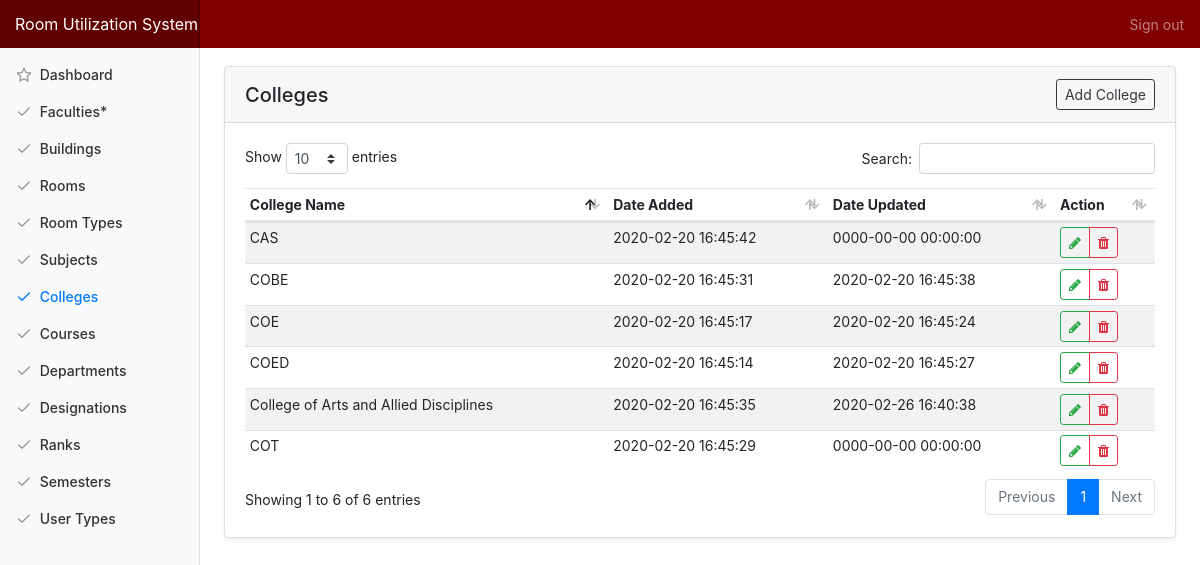
The page /index.php/admin/college on the database as committed earlier.
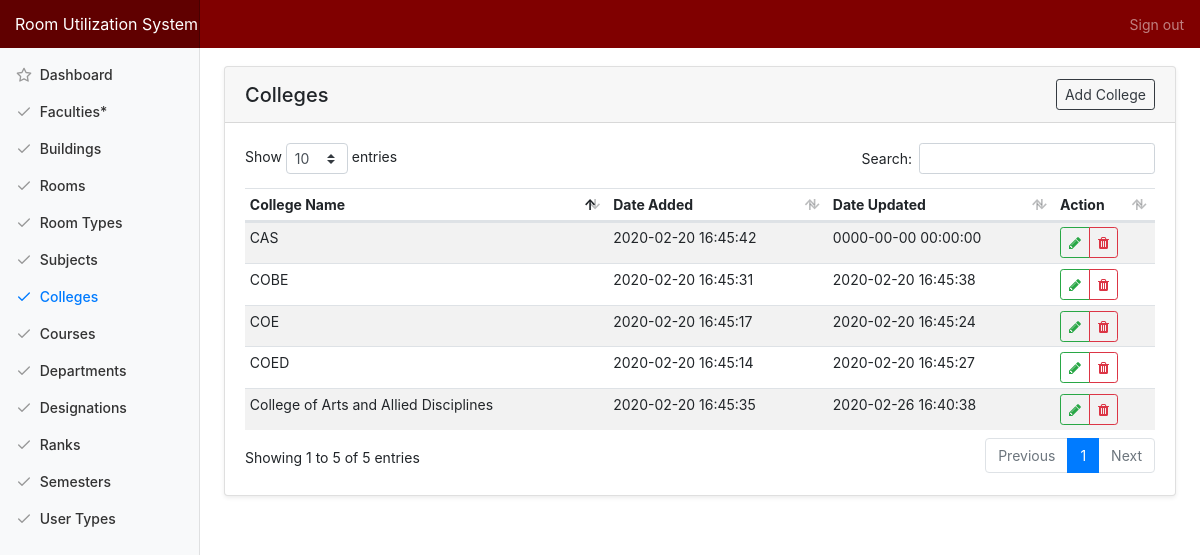
The same page on the database as committed later.
### tables this page shows
CREATE TABLE `tbl_college` (
  `college_id` int(11) NOT NULL,
  `college_name` varchar(250) NOT NULL,
  `college_added` datetime NOT NULL DEFAULT CURRENT_TIMESTAMP,
  `college_modified` datetime NOT NULL DEFAULT '0000-00-00 00:00:00' ON UPDATE CURRENT_TIMESTAMP
);

### application/controllers/Admin.php (called while the page is built, shortened)
<?php
class Admin extends CI_Controller {
	public function college(){
		$data['title'] = "Colleges";
		$data['colleges'] = $this->main_model->getColleges();
		$this->load->view('templates/header', $data);
		$this->load->view('admin/college');
		$this->load->view('templates/footer');
	}
}

### index.php (called while the page is built, shortened)
<?php
require_once BASEPATH.'core/CodeIgniter.php';

### application/models/Main_model.php (called while the page is built, shortened)
<?php defined('BASEPATH') OR exit('No direct script access allowed');
Class Main_model extends CI_Model{
	public function getColleges(){
		return $this->db->get('tbl_college')->result_array();
	}
}

### application/views/admin/college.php (the view, shortened to what this page needs)
<div class="container-fluid">
  <div class="row">
    <main role="main" class="col-md-9 ml-sm-auto col-lg-10 pt-4 px-4 mb-3">
      <div class="card shadow-sm">
			  <h5 class="card-header d-flex justify-content-between align-items-center">
          <?=$title?>
          <a href="#" class="btn btn-outline-dark btn-sm" data-toggle="modal" data-target="#modal_college_add">Add College</a>
        </h5>
			  <div class="card-body">
          <table class="table table-striped table-hover table-sm">
            <thead>
              <tr>
                <th>College Name</th>
                <th>Date Added</th>
                <th>Date Updated</th>
                <th>Action</th>
              </tr>
            </thead>
            <tbody>
              <?php foreach ($colleges as $row) {?>
              <tr>
                <td><?=$row['college_name']?></td>
                <td><?=$row['college_added']?></td>
                <td><?=$row['college_modified']?></td>
                <td>
                  <div class="btn-group" role="group">
                    <a href="#" class="btn btn-sm btn-outline-success action-btn updateCollege" id="<?=$row['college_id']?>//<?=$row['college_name']?>" data-toggle="modal" data-target="#modal_college_update" data-toggle="tooltip" data-placement="top" title="Update College">
                      <span class="fa fa-pencil"></span>
                    </a>
                    <a href="#" id="<?=base_url('admin/delete/college/'.$row['college_id'])?>" class="btn btn-sm btn-outline-danger action-btn delete" data-toggle="tooltip" data-placement="top" title="Delete College">
                      <span class="fa fa-trash"></span>
                    </a>
                  </div>
                </td>
              </tr>
              <?php } ?>
            </tbody>
          </table>
			  </div>
			</div>
   </main>
  </div>
</div>

Rows that differ between the two databases and show on the page:
removed tbl_college: college_name "COT", college_added "2020-02-20 16:45:29", college_modified "0000-00-00 00:00:00"
Other text that changed with them:
text written by a page script: "Show entries Search: Showing 1 to 6 of 6 entries Previous 1 Next" → "Show entries Search: Showing 1 to 5 of 5 entries Previous 1 Next"
